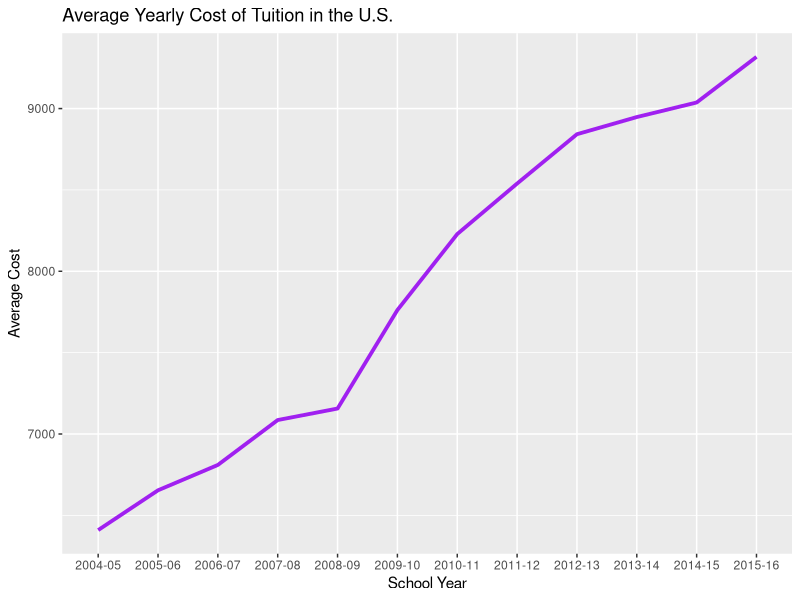
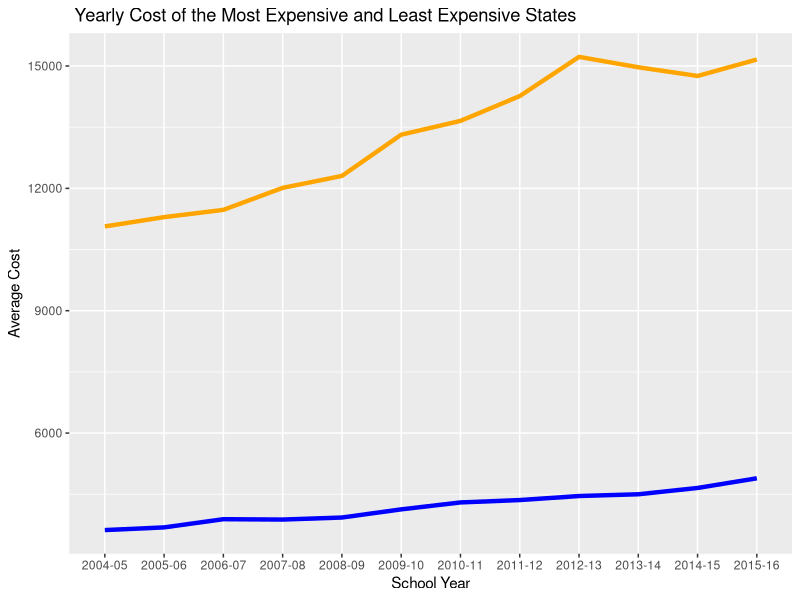
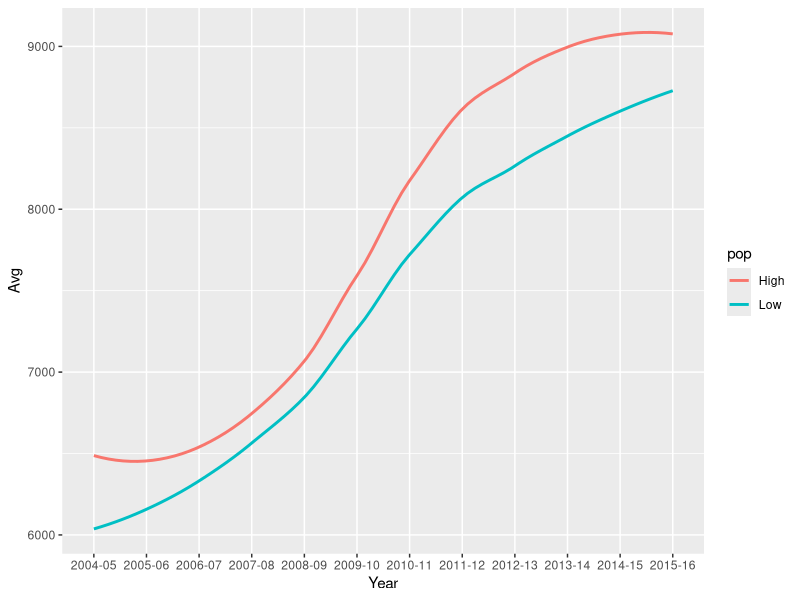
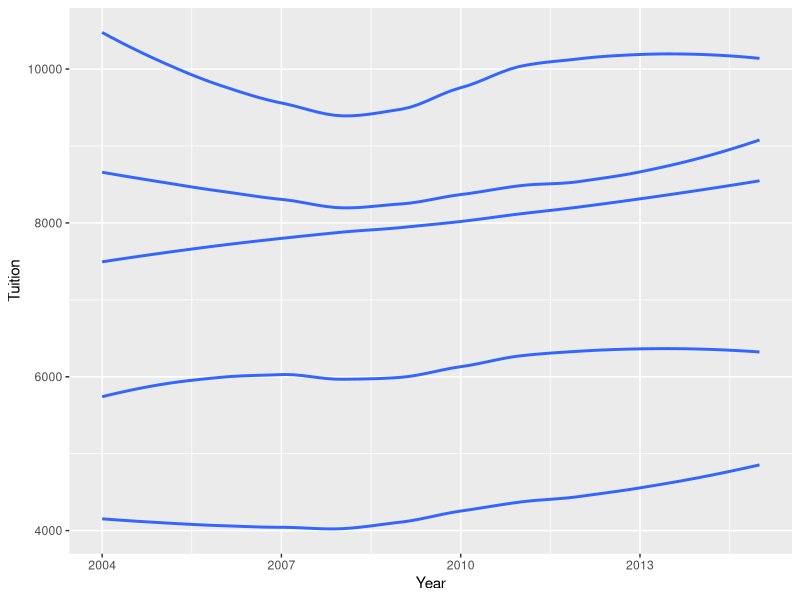
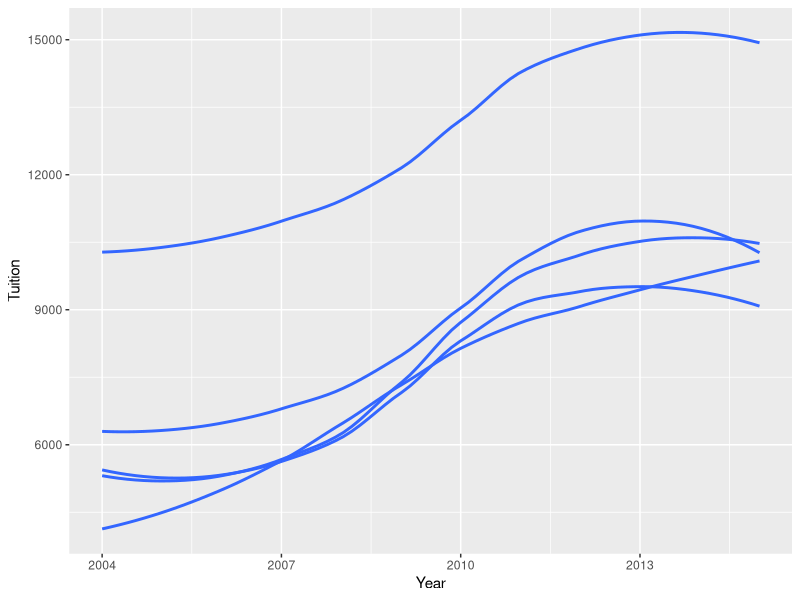
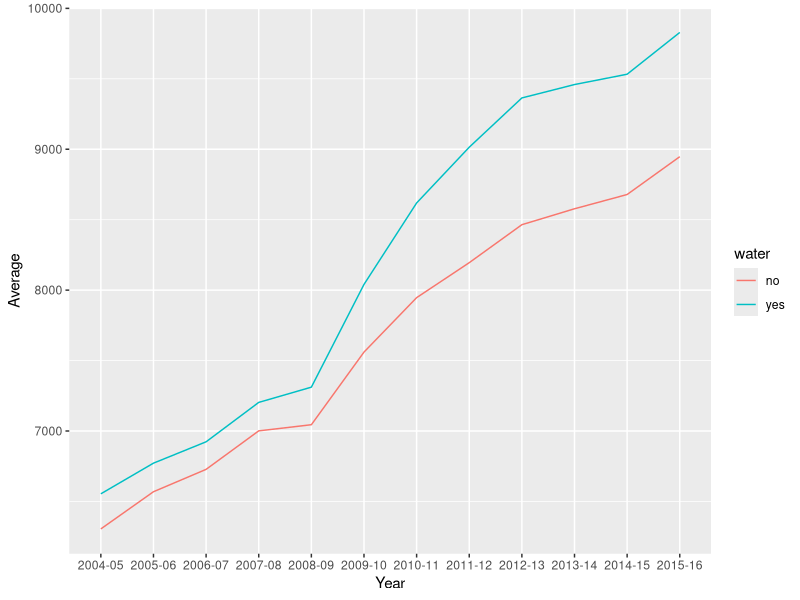

Reproduce these figures in R, in order.
## ---- chunk 1
knitr::opts_chunk$set(echo = TRUE)
library(tidyverse); library(knitr)
## ---- chunk 2
df <- read_csv("us_avg_tuition.csv") %>%
  gather(key=Year, value=Cost, starts_with("20")) %>%
  arrange(State) 

df$Cost <- parse_number(df$Cost)
kable(head(df))
## ---- chunk 3
team <- df %>%
  group_by(Year) %>%
  summarize(Average=mean(Cost))

ggplot(team) + 
  geom_line(aes(x=Year, y=Average, group=1),color="Purple", size=1.3) + 
  labs(x="School Year", y="Average Cost", title="Average Yearly Cost of Tuition in the U.S.")
## ---- chunk 4
mattdf <- df %>%group_by(Year) %>%
  summarize(Cheapest = min(Cost), Expensive = max(Cost))

ggplot(mattdf) +
  geom_line(aes(Year, Cheapest, group=1), color="blue", size=1.5) +
  geom_line(aes(Year, Expensive, group=1), color="orange", size=1.5) + 
  labs(x="School Year", y="Average Cost", title=" Yearly Cost of the Most Expensive and Least Expensive States")
## ---- chunk 5
pop1 <- df %>% filter(State == "California" | State == "Texas" | State == "Florida" | State == "New York" | State == "Pennsylvania")
pop2 <- df %>% filter(State == "Wyoming" | State == "Vermont" | State == "North Dakota" | State == "Alaska" | State == "South Dakota" | State == "Arizona")

highpop <- pop1 %>%
  group_by(Year) %>%
  summarize(Avg=mean(Cost), pop = "High")

lowpop <- pop2 %>%
  group_by(Year) %>%
  summarize(Avg=mean(Cost), pop = "Low")

population <- bind_rows(highpop, lowpop)

ggplot(data = population) + geom_smooth(mapping = aes(x = Year, y = Avg, group = pop, color = pop), se = FALSE)
## ---- chunk 6
tuition <- read_csv("us_avg_tuition.csv")
tuition2 <- tuition %>%
  gather(key = "Year", value = "Tuition", '2004-05', '2005-06', '2006-07', '2007-08', '2008-09', '2010-11', '2011-12', '2012-13', '2013-14', '2014-15', '2015-16', '2009-10')
tuition2$Year <- parse_number(tuition2$Year)
tuition2$Tuition <- parse_number(tuition2$Tuition)

states <- unique(tuition2$State)
dev <- vector("double",50)
for (i in seq_along(states)){
  dev[[i]] <- sd(filter(tuition2,State==states[[i]])$Tuition)
}
State_deviation <- tibble(State = states, SD = dev)
State_deviation <- arrange(State_deviation,SD)
best <- State_deviation$State[1:5]
worst <- State_deviation$State[46:50]
## ---- chunk 7
ggplot(mapping = aes(x = Year, y = Tuition))+
  geom_smooth(data=filter(tuition2,State=="Montana"), se = FALSE)+
  geom_smooth(data=filter(tuition2,State=="Maryland"), se = FALSE)+
  geom_smooth(data=filter(tuition2,State=="Wyoming"), se = FALSE)+
  geom_smooth(data=filter(tuition2,State=="Missouri"), se = FALSE)+
  geom_smooth(data=filter(tuition2,State=="Ohio"), se = FALSE)
## ---- chunk 8
ggplot(mapping = aes(x = Year, y = Tuition))+
  geom_smooth(data=filter(tuition2,State=="California"), se = FALSE)+
  geom_smooth(data=filter(tuition2,State=="Washington"), se = FALSE)+
  geom_smooth(data=filter(tuition2,State=="New Hampshire"), se = FALSE)+
  geom_smooth(data=filter(tuition2,State=="Hawaii"), se = FALSE)+
  geom_smooth(data=filter(tuition2,State=="Arizona"), se = FALSE)
## ---- chunk 9
ocean <- df %>% filter(State == "Washington" | State == "Oregon" | State == "California" | State == "Texas" | State == "Louisianna" | State == "Mississippi" | State == "Alabama" | State == "Florida" | State == "Georgia" | State == "South Carolina" | State == "North Carolina" | State == "Virginia" | State == "Maryland" | State == "Delaware" | State == "New Jersey" | State == "New York" | State == "Connecticut" | State == "Rhode Island" | State == "Massachussetts"| State == "New Hampshire" | State == "Maine" | State == "Hawaii" | State == "Alaska")

landLocked <- df %>% filter(!(State == "Washington" | State == "Oregon" | State == "California" | State == "Texas" | State == "Louisianna" | State == "Mississippi" | State == "Alabama" | State == "Florida" | State == "Georgia" | State == "South Carolina" | State == "North Carolina" | State == "Virginia" | State == "Maryland" | State == "Delaware" | State == "New Jersey" | State == "New York" | State == "Connecticut" | State == "Rhode Island" | State == "Massachussetts"| State == "New Hampshire" | State == "Maine" | State == "Hawaii" | State == "Alaska"))

#kable(view(ocean))
#kable(view(landLocked))

oceanSummary <- ocean %>%
  group_by(Year) %>%
  summarize(Average=mean(Cost), water = "yes")

llSummary <- landLocked %>%
  group_by(Year) %>%
  summarize(Average=mean(Cost), water = "no")



total <- bind_rows(oceanSummary, llSummary)
#kable(view(total))

ggplot(data = total) + geom_line(mapping = aes(x = Year, y = Average, group = water, color = water))
